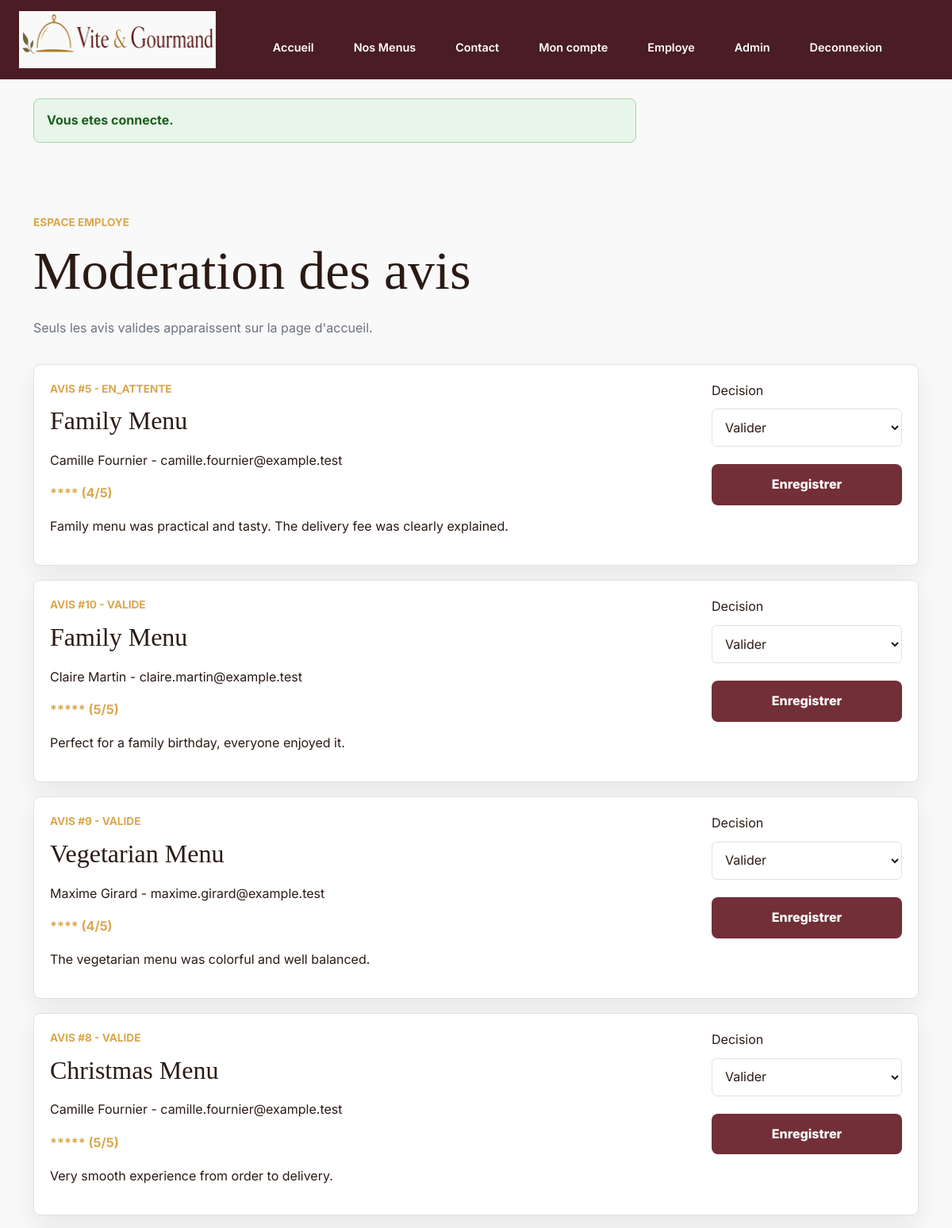
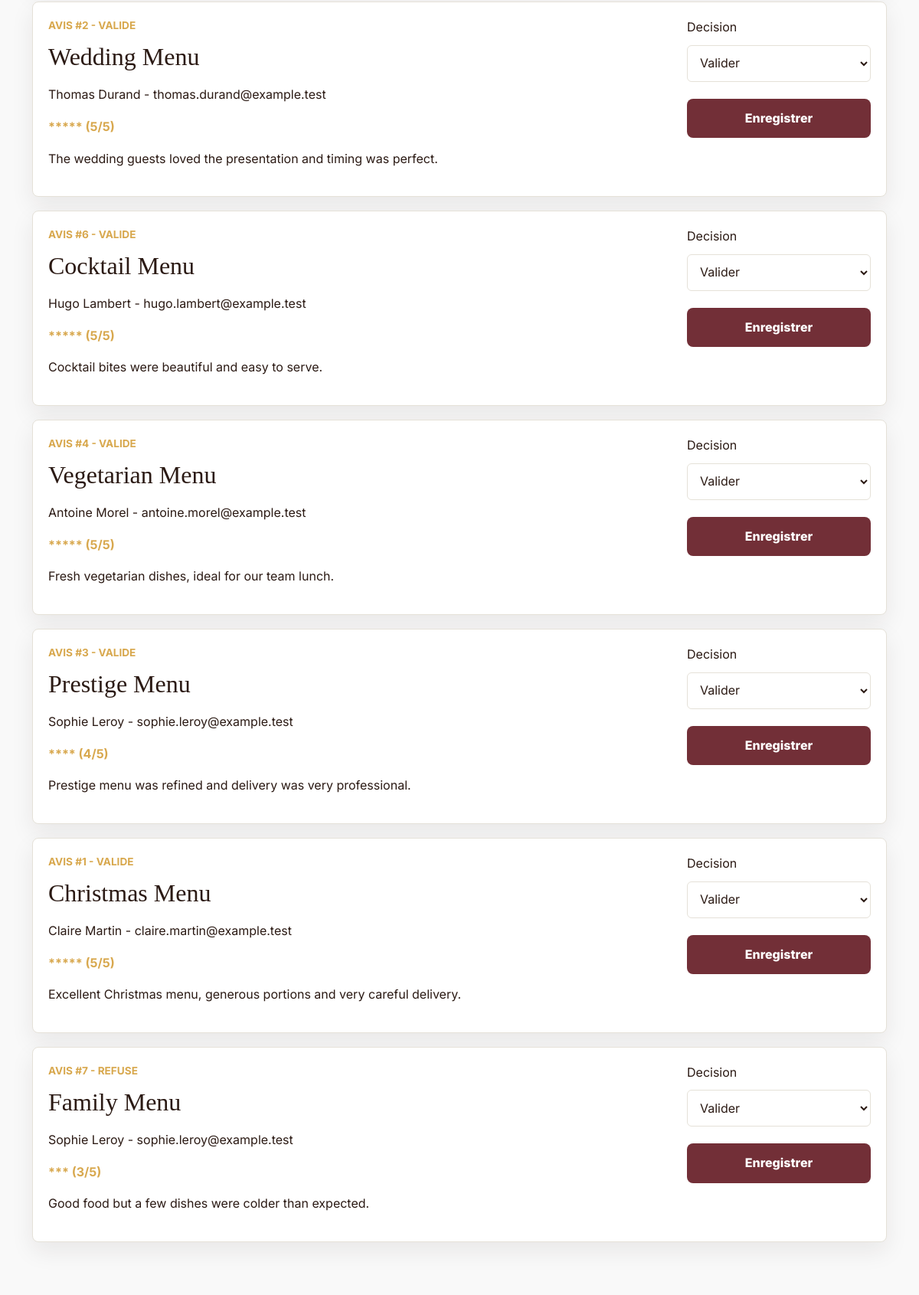
Before: /employe/avis (signed in, upper part) with the older database file (2 pictures, top to bottom).
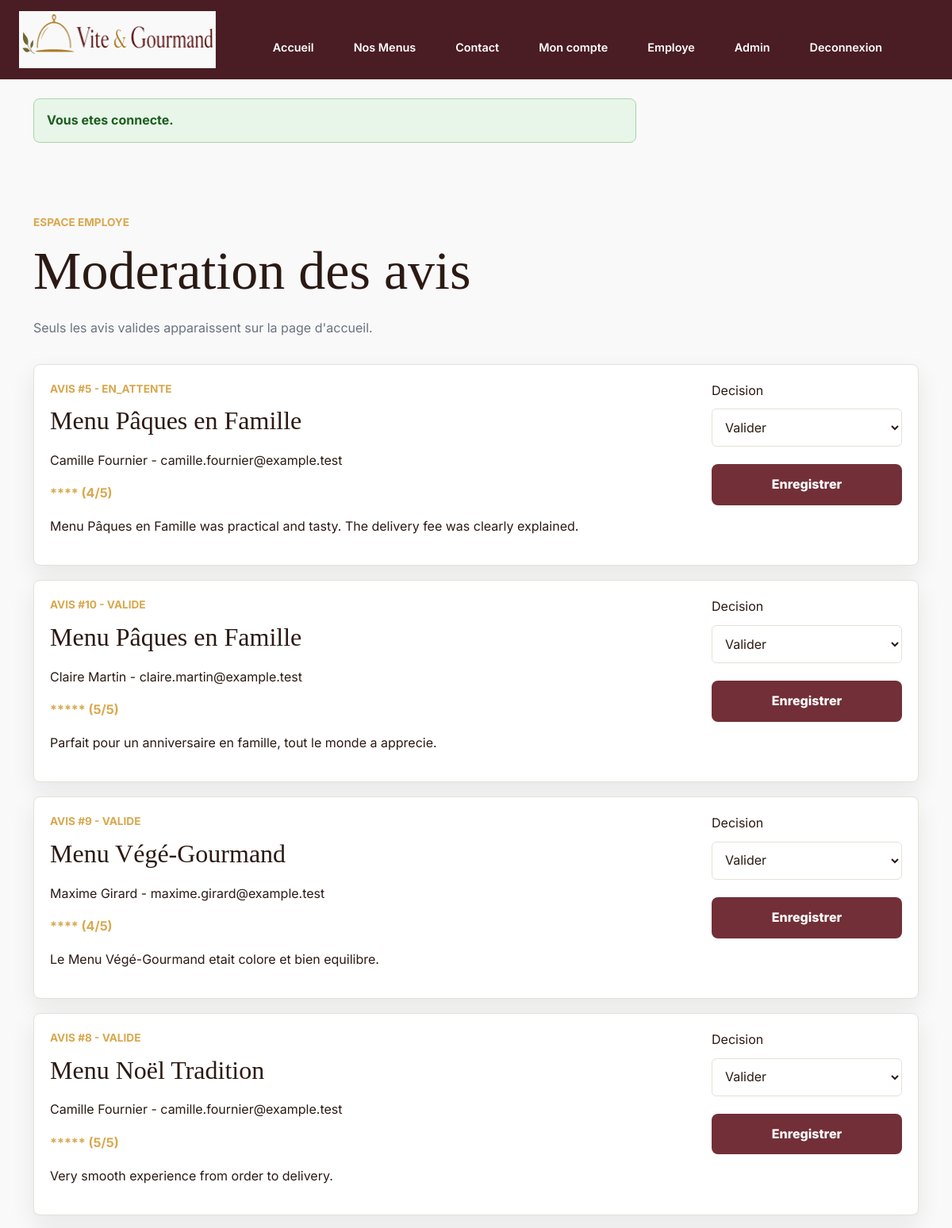
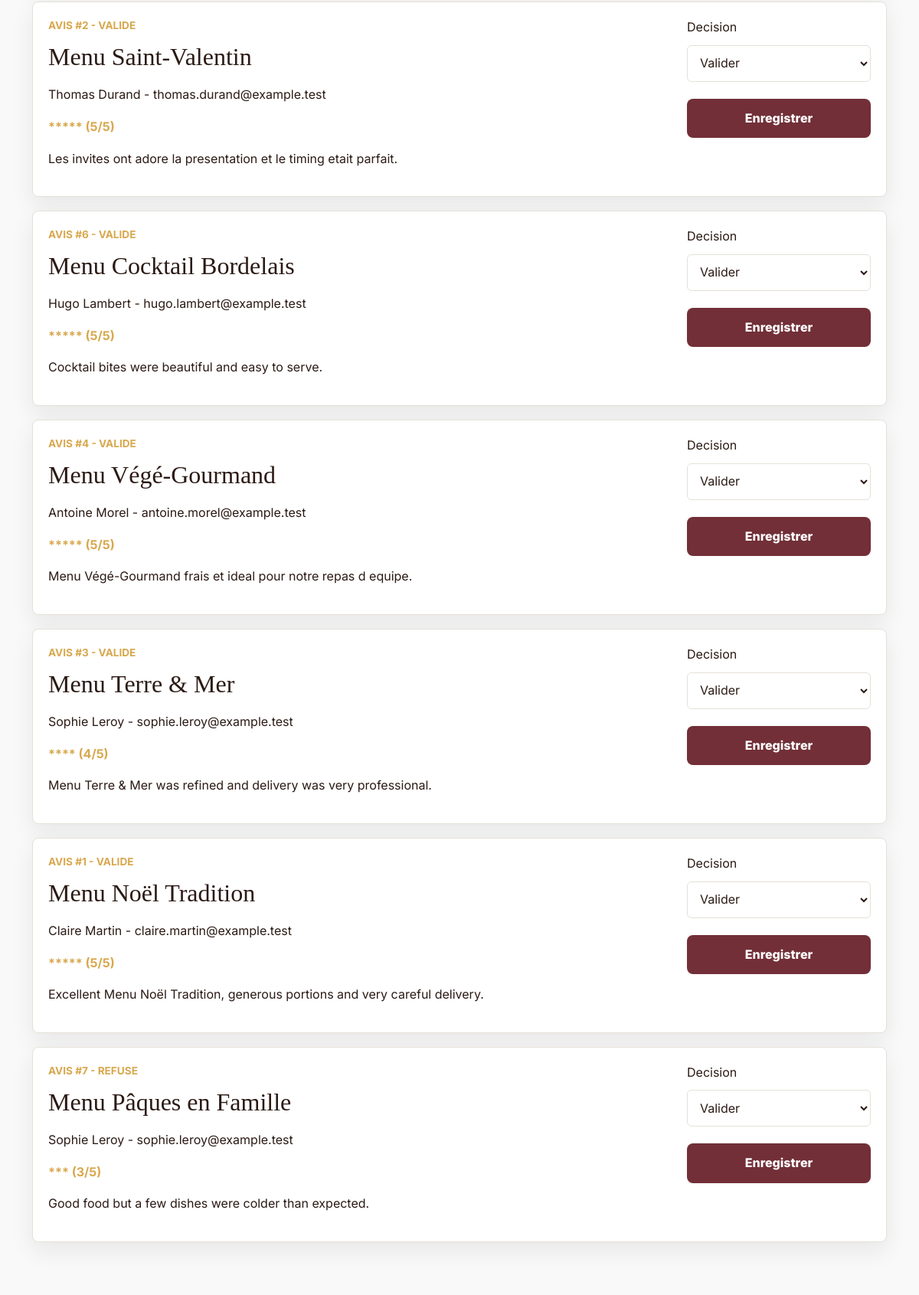
After: the same page with the newer database file (2 pictures, top to bottom).
### tables this page shows
CREATE TABLE `avis` (
    `id_avis` INT UNSIGNED NOT NULL AUTO_INCREMENT,
    `id_utilisateur` INT UNSIGNED NOT NULL,
    `id_commande` INT UNSIGNED NOT NULL,
    `note` TINYINT UNSIGNED NOT NULL,
    `commentaire` TEXT NOT NULL,
    `statut` VARCHAR(30) NOT NULL DEFAULT 'en_attente',
    `created_at` DATETIME DEFAULT CURRENT_TIMESTAMP,
    `moderated_at` DATETIME NULL,
    `moderated_by` INT UNSIGNED NULL,
    CONSTRAINT `pk_avis`
        PRIMARY KEY (`id_avis`),
    CONSTRAINT `uq_avis_id_commande`
        UNIQUE (`id_commande`),
    INDEX `idx_avis_id_utilisateur` (`id_utilisateur`),
    INDEX `idx_avis_moderated_by` (`moderated_by`),
    INDEX `idx_avis_statut` (`statut`),
    CONSTRAINT `fk_avis_utilisateurs`
        FOREIGN KEY (`id_utilisateur`)
        REFERENCES `utilisateurs` (`id_utilisateur`)
        ON DELETE RESTRICT,
    CONSTRAINT `fk_avis_commandes`
        FOREIGN KEY (`id_commande`)
        REFERENCES `commandes` (`id_commande`)
        ON DELETE CASCADE,
    CONSTRAINT `fk_avis_moderateurs`
        FOREIGN KEY (`moderated_by`)
        REFERENCES `utilisateurs` (`id_utilisateur`)
        ON DELETE SET NULL,
    CONSTRAINT `chk_avis_note`
        CHECK (`note` BETWEEN 1 AND 5),
    CONSTRAINT `chk_avis_statut`
        CHECK (`statut` IN ('en_attente', 'valide', 'refuse'))
);

CREATE TABLE `menus` (
    `id_menu` INT UNSIGNED NOT NULL AUTO_INCREMENT,
    `id_regime` INT UNSIGNED NOT NULL,
    `id_theme` INT UNSIGNED NOT NULL,
    `titre` VARCHAR(120) NOT NULL,
    `description` TEXT NOT NULL,
    `conditions` TEXT NOT NULL,
    `nombre_personnes_minimum` INT UNSIGNED NOT NULL,
    `prix_minimum` DECIMAL(10,2) NOT NULL,
    `stock_disponible` INT UNSIGNED DEFAULT 0,
    `actif` BOOLEAN DEFAULT TRUE,
    `created_at` DATETIME DEFAULT CURRENT_TIMESTAMP,
    `updated_at` DATETIME NULL,
    CONSTRAINT `pk_menus`
        PRIMARY KEY (`id_menu`),
    INDEX `idx_menus_id_regime` (`id_regime`),
    INDEX `idx_menus_id_theme` (`id_theme`),
    INDEX `idx_menus_catalogue_filters` (`actif`, `id_theme`, `id_regime`, `prix_minimum`),
    INDEX `idx_menus_nombre_personnes_minimum` (`nombre_personnes_minimum`),
    CONSTRAINT `fk_menus_regimes`
        FOREIGN KEY (`id_regime`)
        REFERENCES `regimes` (`id_regime`)
        ON DELETE RESTRICT,
    CONSTRAINT `fk_menus_themes`
        FOREIGN KEY (`id_theme`)
        REFERENCES `themes` (`id_theme`)
        ON DELETE RESTRICT,
    CONSTRAINT `chk_menus_nombre_personnes_minimum`
        CHECK (`nombre_personnes_minimum` > 0),
    CONSTRAINT `chk_menus_prix_minimum`
        CHECK (`prix_minimum` >= 0),
    CONSTRAINT `chk_menus_stock_disponible`
        CHECK (`stock_disponible` >= 0)
);

CREATE TABLE `utilisateurs` (
    `id_utilisateur` INT UNSIGNED NOT NULL AUTO_INCREMENT,
    `id_role` INT UNSIGNED NOT NULL,
    `email` VARCHAR(120) NOT NULL,
    `password_hash` VARCHAR(255) NOT NULL,
    `nom` VARCHAR(80) NOT NULL,
    `prenom` VARCHAR(80) NOT NULL,
    `telephone` VARCHAR(30) NOT NULL,
    `adresse_postale` VARCHAR(255) NOT NULL,
    `ville` VARCHAR(80) NOT NULL,
    `pays` VARCHAR(80) DEFAULT 'France',
    `actif` BOOLEAN DEFAULT TRUE,
    `created_at` DATETIME DEFAULT CURRENT_TIMESTAMP,
    `updated_at` DATETIME NULL,
    CONSTRAINT `pk_utilisateurs`
        PRIMARY KEY (`id_utilisateur`),
    CONSTRAINT `uq_utilisateurs_email`
        UNIQUE (`email`),
    INDEX `idx_utilisateurs_id_role` (`id_role`),
    CONSTRAINT `fk_utilisateurs_roles`
        FOREIGN KEY (`id_role`)
        REFERENCES `roles` (`id_role`)
        ON DELETE RESTRICT
);

### app/Core/BaseController.php (called while the page is built, shortened)
<?php
abstract class BaseController
{
    protected function view(string $view, array $data = []): void
    {
        $layoutPath = dirname(__DIR__) . '/Views/layouts/main.php';
        extract($data, EXTR_SKIP);
        require $layoutPath;
    }
    protected function e(mixed $value): string
    {
        return Security::escape($value);
    }
}

### app/Controllers/ReviewController.php (called while the page is built, shortened)
<?php
final class ReviewController extends BaseController
{
    public function employeeIndex(): void
    {
        $this->view('employee/reviews', [
            'pageTitle' => 'Moderation des avis - Vite & Gourmand',
            'reviews' => (new ReviewModel())->findAllForModeration(),
        ]);
    }
}

### public/index.php (called while the page is built, shortened)
<?php
$router = new Router();
$router->dispatch(
    $_SERVER['REQUEST_METHOD'] ?? 'GET',
    parse_url($_SERVER['REQUEST_URI'] ?? '/', PHP_URL_PATH) ?: '/'
);

### config/database.php (called while the page is built, shortened)
<?php
return [
    'default' => getenv('DB_CONNECTION') ?: 'mysql',
    'connections' => [
        'mysql' => [
            'driver' => 'mysql',
            'host' => getenv('DB_HOST') ?: 'localhost',
            'port' => getenv('DB_PORT') ?: '3306',
            'database' => getenv('DB_NAME') ?: 'vite_gourmand',
            'username' => getenv('DB_USER') ?: 'root',
            'password' => getenv('DB_PASSWORD') ?: '',
            'charset' => 'utf8mb4',
            'options' => [
                \PDO::ATTR_ERRMODE => \PDO::ERRMODE_EXCEPTION,
                \PDO::ATTR_DEFAULT_FETCH_MODE => \PDO::FETCH_ASSOC,
                \PDO::ATTR_EMULATE_PREPARES => false,
                \PDO::ATTR_STRINGIFY_FETCHES => false,
                \PDO::ATTR_PERSISTENT => false,
            ],
        ],
    ],
];

### app/Core/Database.php (called while the page is built, shortened)
<?php
final class Database
{
    public function getConnection(): PDO
    {
        $config = $this->config ?: require dirname(__DIR__, 2) . '/config/database.php';
        $mysql = $config['connections']['mysql'];
        $dsn = sprintf(
            'mysql:host=%s;port=%s;dbname=%s;charset=%s',
            $mysql['host'],
            $mysql['port'],
            $mysql['database'],
            $mysql['charset']
        );
        $this->connection = new PDO(
            $dsn,
            $mysql['username'],
            $mysql['password'],
            $mysql['options']
        );
        return $this->connection;
    }
}

### app/Core/BaseModel.php (called while the page is built, shortened)
<?php
abstract class BaseModel
{
    protected function pdo(): PDO
    {
        $this->database ??= new Database();
        return $this->database->getConnection();
    }
}

### app/Models/ReviewModel.php (called while the page is built, shortened)
<?php
final class ReviewModel extends BaseModel
{
    public function findAllForModeration(): array
    {
        $sql = <<<SQL
            SELECT
                a.*,
                u.prenom,
                u.nom,
                u.email,
                m.titre AS menu_titre
            FROM avis a
            INNER JOIN utilisateurs u ON u.id_utilisateur = a.id_utilisateur
            INNER JOIN commandes c ON c.id_commande = a.id_commande
            INNER JOIN menus m ON m.id_menu = c.id_menu
            ORDER BY
                CASE a.statut WHEN 'en_attente' THEN 0 WHEN 'valide' THEN 1 ELSE 2 END,
                a.created_at DESC
        SQL;
        $statement = $this->pdo()->query($sql);
        return $statement->fetchAll();
    }
}

### app/Core/Security.php (called while the page is built, shortened)
<?php
final class Security
{
    public static function escape(mixed $value): string
    {
        return htmlspecialchars((string) $value, ENT_QUOTES | ENT_SUBSTITUTE, 'UTF-8');
    }
}

### app/Views/employee/reviews.php (the view, shortened to what the changed rows need)
<section class="page-section">
    <div class="container">
        <div class="section-heading">
            <p class="section-kicker">Espace employe</p>
            <h1>Moderation des avis</h1>
            <p class="muted-text">Seuls les avis valides apparaissent sur la page d'accueil.</p>
        </div>
        <?php if ($reviews === []): ?>
            <div class="page-panel">
                <p>Aucun avis a moderer.</p>
            </div>
        <?php else: ?>
            <div class="employee-order-list">
                <?php foreach ($reviews as $review): ?>
                    <article class="employee-order-card review-card">
                        <div>
                            <p class="section-kicker">Avis #<?= (int) $review['id_avis'] ?> - <?= $this->e($review['statut']) ?></p>
                            <h2><?= $this->e($review['menu_titre']) ?></h2>
                            <p><?= $this->e($review['prenom']) ?> <?= $this->e($review['nom']) ?> - <?= $this->e($review['email']) ?></p>
                            <p class="review-rating"><?= str_repeat('*', (int) $review['note']) ?> (<?= (int) $review['note'] ?>/5)</p>
                            <p><?= $this->e($review['commentaire']) ?></p>
                        </div>
                        <form action="/employe/avis/<?= (int) $review['id_avis'] ?>/moderation" method="post" class="employee-action-form">
                            <label for="statut-<?= (int) $review['id_avis'] ?>">Decision</label>
                            <select id="statut-<?= (int) $review['id_avis'] ?>" name="statut">
                                <option value="valide">Valider</option>
                            </select>
                            <button class="primary-link" type="submit">Enregistrer</button>
                        </form>
                    </article>
                <?php endforeach; ?>
            </div>
        <?php endif; ?>
    </div>
</section>

### app/Core/Router.php (shortened to what the changed rows need)
<?php
final class Router
{
    private array $routes = [];
    public function dispatch(string $method, string $path): void
    {
        $method = strtoupper($method);
        $path = $this->normalizePath($path);
        foreach ($this->routes[$method] ?? [] as $route) {
            if (preg_match($route['pattern'], $path, $matches) !== 1) {
                continue;
            }
            $parameters = [];
            $this->callHandler($route['handler'], $parameters);
            return;
        }
    }
    private function callHandler(array $handler, array $parameters = []): void
    {
        [$controllerClass, $action] = $handler;
        $controller = new $controllerClass();
        $controller->{$action}(...$parameters);
    }
    private function addRoute(string $method, string $path, array $handler, array $middlewares = []): void
    {
        $normalizedPath = $this->normalizePath($path);
        $this->routes[strtoupper($method)][] = [
            'path' => $normalizedPath,
            'pattern' => $this->compilePattern($normalizedPath),
            'parameters' => $this->extractParameterNames($normalizedPath),
            'handler' => $handler,
            'middlewares' => $middlewares,
        ];
    }
    private function normalizePath(string $path): string
    {
        $normalizedPath = '/' . trim($path, '/');
        return $normalizedPath === '/' ? '/' : rtrim($normalizedPath, '/');
    }
    private function compilePattern(string $path): string
    {
        $pattern = preg_replace('#\{([a-zA-Z_][a-zA-Z0-9_]*)\}#', '(?P<$1>[^/]+)', $path);
        return '#^' . $pattern . '$#';
    }
    private function extractParameterNames(string $path): array
    {
        preg_match_all('#\{([a-zA-Z_][a-zA-Z0-9_]*)\}#', $path, $matches);
        return $matches[1] ?? [];
    }
}

Changed rows visible on the page:
changed avis "EN_ATTENTE": menus.titre "Family Menu" → "Menu Pâques en Famille"; commentaire "Family menu was practical and tasty. The delivery fee was clearly explained." → "Menu Pâques en Famille was practical and tasty. The delivery fee was clearly explained."
changed avis id 10: menus.titre "Family Menu" → "Menu Pâques en Famille"; commentaire "Perfect for a family birthday, everyone enjoyed it." → "Parfait pour un anniversaire en famille, tout le monde a apprecie."
changed avis "Maxime": menus.titre "Vegetarian Menu" → "Menu Végé-Gourmand"; commentaire "The vegetarian menu was colorful and well balanced." → "Le Menu Végé-Gourmand etait colore et bien equilibre."
changed through a linked row, avis "Very smooth experience from order to delivery.": menus.titre "Christmas Menu" → "Menu Noël Tradition"
changed avis "Thomas": menus.titre "Wedding Menu" → "Menu Saint-Valentin"; commentaire "The wedding guests loved the presentation and timing was perfect." → "Les invites ont adore la presentation et le timing etait parfait."
changed through a linked row, avis "Cocktail bites were beautiful and easy to serve.": menus.titre "Cocktail Menu" → "Menu Cocktail Bordelais"
changed avis "Antoine": menus.titre "Vegetarian Menu" → "Menu Végé-Gourmand"; commentaire "Fresh vegetarian dishes, ideal for our team lunch." → "Menu Végé-Gourmand frais et ideal pour notre repas d equipe."
changed avis id 3: menus.titre "Prestige Menu" → "Menu Terre & Mer"; commentaire "Prestige menu was refined and delivery was very professional." → "Menu Terre & Mer was refined and delivery was very professional."
changed avis id 1: menus.titre "Christmas Menu" → "Menu Noël Tradition"; commentaire "Excellent Christmas menu, generous portions and very careful delivery." → "Excellent Menu Noël Tradition, generous portions and very careful delivery."
changed through a linked row, avis "Good food but a few dishes were colder than expected.": menus.titre "Family Menu" → "Menu Pâques en Famille"
